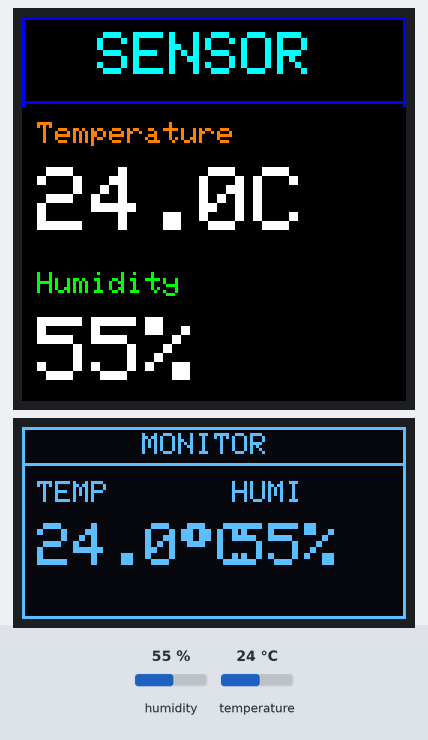
This program was run on a simulated ESP32. Shown: 128×128 colour display, 128×64 one-colour display. The test bench sets the inputs (shaded band); at power-on: humidity 55 %, temperature 24 °C. What the program prints to the serial monitor is not drawn.

Above: at 1.3 s.
1.4 s: humidity set to 22 %
At 3.9 s:
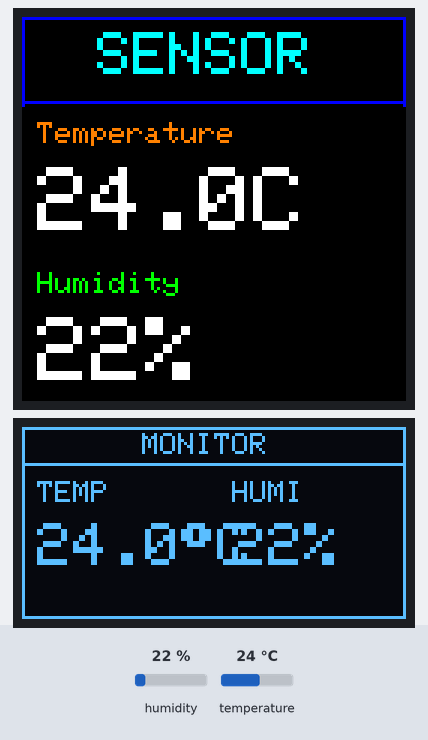
4.3 s: temperature set to 12 °C
At 5.0 s:
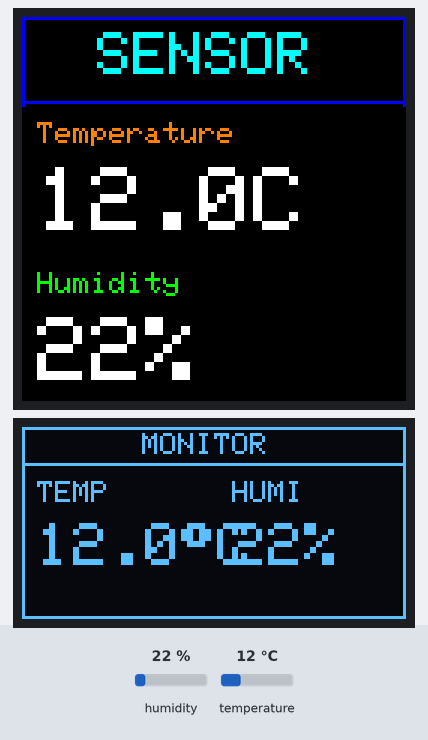
7.2 s: humidity set to 40 %
At 9.8 s:
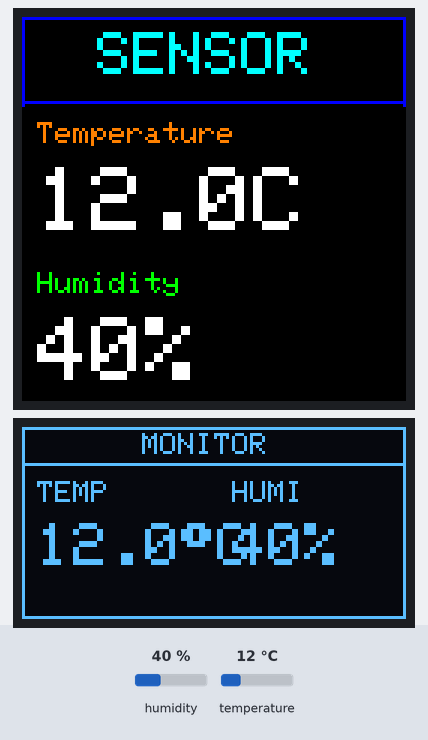
10.3 s: temperature set to 19 °C
At 12.2 s:
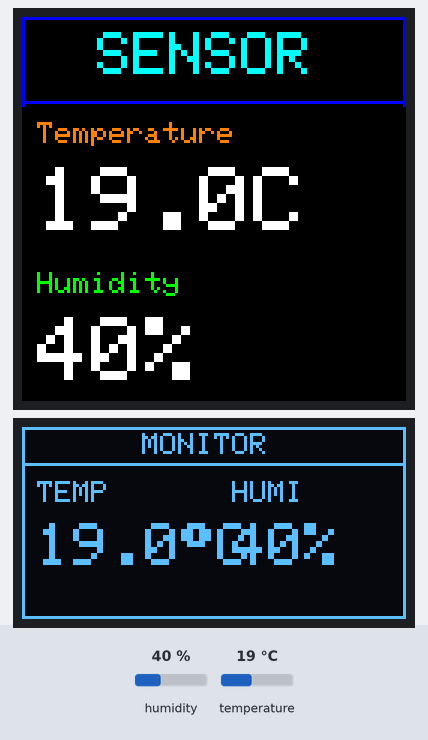
Timing chart, 0 to 13.7 s (numbered marks = the images above; inputs shaded):
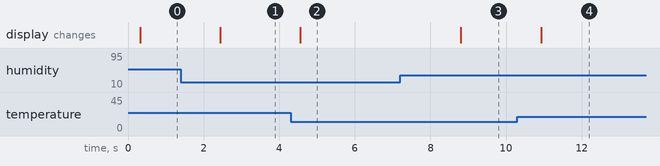

The program:

main.cpp
```cpp
#include <Arduino.h>
#include <Wire.h>
#include <SPI.h>

#include <Adafruit_GFX.h>
#include <Adafruit_ST7735.h>
#include <Adafruit_SSD1306.h>
#include <Adafruit_AHTX0.h>

#define TFT_CS   5
#define TFT_DC   2
#define TFT_RST  4

#define SCREEN_WIDTH   128
#define SCREEN_HEIGHT  64
#define OLED_RESET     -1
#define OLED_ADDRESS   0x3C

Adafruit_ST7735  tft(TFT_CS, TFT_DC, TFT_RST);
Adafruit_SSD1306 oled(SCREEN_WIDTH, SCREEN_HEIGHT, &Wire, OLED_RESET);
Adafruit_AHTX0   aht;


void setup() {

  Serial.begin(115200);

  Wire.begin(21, 22);

  tft.initR(INITR_144GREENTAB);
  tft.setRotation(1);
  tft.fillScreen(ST77XX_BLACK);

  if (!oled.begin(SSD1306_SWITCHCAPVCC, OLED_ADDRESS)) {
    Serial.println("OLED ERROR!");
    while (1);
  }

  oled.clearDisplay();
  oled.setTextColor(SSD1306_WHITE);

  if (!aht.begin()) {

    tft.setTextColor(ST77XX_RED);
    tft.setTextSize(2);
    tft.setCursor(10, 50);
    tft.print("AHT ERROR");

    oled.setCursor(0, 0);
    oled.print("AHT ERROR");
    oled.display();

    while (1);
  }

  tft.drawRect(0, 0, 128, 128, ST77XX_BLUE);

  tft.setCursor(25, 5);
  tft.setTextColor(ST77XX_CYAN);
  tft.setTextSize(2);
  tft.print("SENSOR");

  tft.drawLine(0, 28, 128, 28, ST77XX_BLUE);
}


void loop() {

  sensors_event_t hum, temp;
  aht.getEvent(&hum, &temp);

  float t = temp.temperature;
  float h = hum.relative_humidity;

  tft.fillRect(0, 30, 128, 98, ST77XX_BLACK);

  tft.setTextSize(1);
  tft.setTextColor(ST77XX_ORANGE);
  tft.setCursor(5, 35);
  tft.print("Temperature");

  tft.setTextSize(3);
  tft.setTextColor(ST77XX_WHITE);
  tft.setCursor(5, 50);
  tft.print(t, 1);
  tft.print("C");

  tft.setTextSize(1);
  tft.setTextColor(ST77XX_GREEN);
  tft.setCursor(5, 85);
  tft.print("Humidity");

  tft.setTextSize(3);
  tft.setTextColor(ST77XX_WHITE);
  tft.setCursor(5, 100);
  tft.print((int)h);
  tft.print("%");


  oled.clearDisplay();

  oled.drawRect(0, 0, 128, 64, SSD1306_WHITE);

  oled.setTextSize(1);
  oled.setCursor(40, 2);
  oled.print("MONITOR");

  oled.drawLine(0, 12, 128, 12, SSD1306_WHITE);

  oled.setCursor(5, 18);
  oled.print("TEMP");

  oled.setTextSize(2);
  oled.setCursor(5, 32);
  oled.print(t, 1);
  oled.cp437(true);
  oled.write(248);
  oled.print("C");

  oled.setTextSize(1);
  oled.setCursor(70, 18);
  oled.print("HUMI");

  oled.setTextSize(2);
  oled.setCursor(70, 32);
  oled.print((int)h);
  oled.print("%");

  oled.display();


  Serial.print("Temp: ");
  Serial.print(t);
  Serial.print(" C  |  Humi: ");
  Serial.print(h);
  Serial.println(" %");


  delay(2000);
}
```

Measured:
- after the input at 1.4 s, the display: changes after 1.0 s (image 1)
- after the input at 4.3 s, the display: changes after 0.26 s (image 2)
- after the input at 7.2 s, the display: changes after 1.6 s (image 3)
- after the input at 10.3 s, the display: changes after 0.62 s (image 4)
